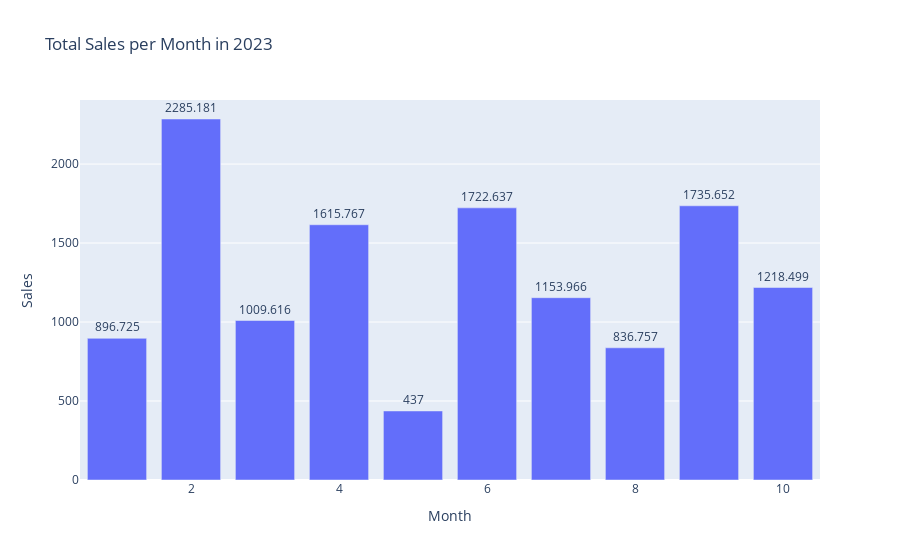

The cell this chart's notebook holds for it:
### Code cell
exec(graph)

### Figure 1 — Plotly figure (JSON) as saved in the notebook; plotly's stock layout.template omitted (floating-point values rounded to 4 significant figures)
{"data": [{"text": [896.7, 2285.0, 1010.0, 1616.0, 437, 1723.0, 1154.0, 836.8, 1736.0, 1218.0], "textposition": "outside", "type": "bar", "x": [1, 2, 3, 4, 5, 6, 7, 8, 9, 10], "y": [896.7, 2285.0, 1010.0, 1616.0, 437, 1723.0, 1154.0, 836.8, 1736.0, 1218.0]}], "layout": {"title": {"text": "Total Sales per Month in 2023"}, "xaxis": {"title": {"text": "Month"}}, "yaxis": {"title": {"text": "Sales"}}}}
